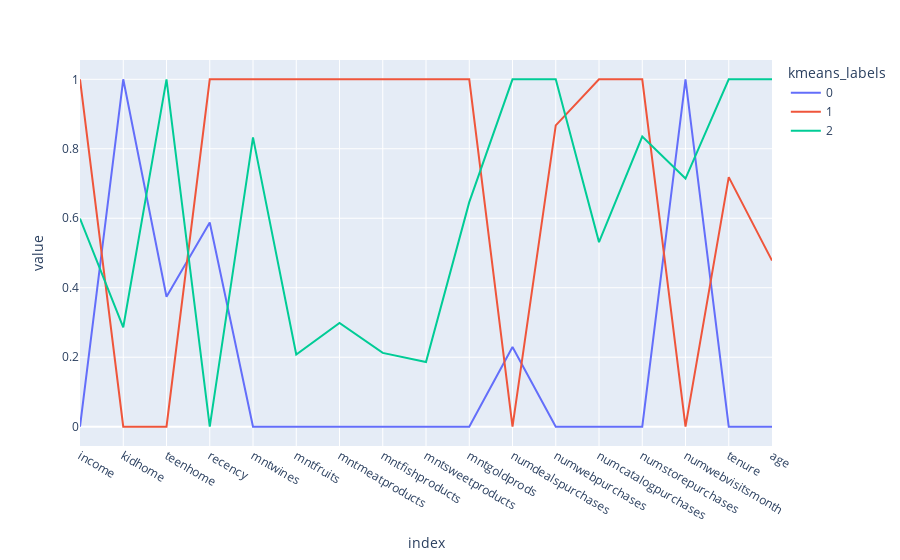

Write notebook code for a chart like this one.
### Code cell
fig = px.line(data_frame=clus_pred_scaled)
fig.show(renderer="vscode")

### Figure 1 — Plotly figure (JSON) as saved in the notebook; plotly's stock layout.template omitted (floating-point values rounded to 4 significant figures)
{"data": [{"hovertemplate": "kmeans_labels=0<br>index=%{x}<br>value=%{y}<extra></extra>", "legendgroup": "0", "line": {"color": "#636efa", "dash": "solid"}, "marker": {"symbol": "circle"}, "mode": "lines", "name": "0", "orientation": "v", "showlegend": true, "x": ["income", "kidhome", "teenhome", "recency", "mntwines", "mntfruits", "mntmeatproducts", "mntfishproducts", "mntsweetproducts", "mntgoldprods", "numdealspurchases", "numwebpurchases", "numcatalogpurchases", "numstorepurchases", "numwebvisitsmonth", "tenure", "age"], "xaxis": "x", "y": [0, 1, 0.3743, 0.5877, 0, 0, 0, 0, 0, 0, 0.2294, 0, 0, 0, 1, 0, 0], "yaxis": "y", "type": "scatter"}, {"hovertemplate": "kmeans_labels=1<br>index=%{x}<br>value=%{y}<extra></extra>", "legendgroup": "1", "line": {"color": "#EF553B", "dash": "solid"}, "marker": {"symbol": "circle"}, "mode": "lines", "name": "1", "orientation": "v", "showlegend": true, "x": ["income", "kidhome", "teenhome", "recency", "mntwines", "mntfruits", "mntmeatproducts", "mntfishproducts", "mntsweetproducts", "mntgoldprods", "numdealspurchases", "numwebpurchases", "numcatalogpurchases", "numstorepurchases", "numwebvisitsmonth", "tenure", "age"], "xaxis": "x", "y": [1, 0, 0, 1, 1, 1, 1, 1.0, 1, 1, 0, 0.8672, 1.0, 1, 0, 0.7184, 0.4782], "yaxis": "y", "type": "scatter"}, {"hovertemplate": "kmeans_labels=2<br>index=%{x}<br>value=%{y}<extra></extra>", "legendgroup": "2", "line": {"color": "#00cc96", "dash": "solid"}, "marker": {"symbol": "circle"}, "mode": "lines", "name": "2", "orientation": "v", "showlegend": true, "x": ["income", "kidhome", "teenhome", "recency", "mntwines", "mntfruits", "mntmeatproducts", "mntfishproducts", "mntsweetproducts", "mntgoldprods", "numdealspurchases", "numwebpurchases", "numcatalogpurchases", "numstorepurchases", "numwebvisitsmonth", "tenure", "age"], "xaxis": "x", "y": [0.5992, 0.2862, 1, 0, 0.8327, 0.2079, 0.2989, 0.2124, 0.1862, 0.6464, 1.0, 1, 0.5313, 0.835, 0.7144, 1, 1.0], "yaxis": "y", "type": "scatter"}], "layout": {"xaxis": {"anchor": "y", "domain": [0, 1], "title": {"text": "index"}}, "yaxis": {"anchor": "x", "domain": [0, 1], "title": {"text": "value"}}, "legend": {"title": {"text": "kmeans_labels"}, "tracegroupgap": 0}, "margin": {"t": 60}}}
